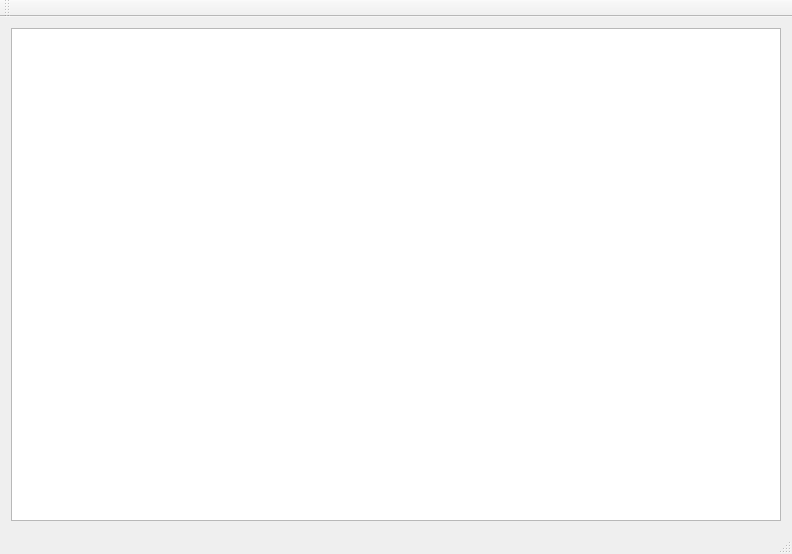
<?xml version="1.0" encoding="UTF-8"?>
<ui version="4.0">
 <class>MainWindow</class>
 <widget class="QMainWindow" name="MainWindow">
  <property name="geometry">
   <rect>
    <x>0</x>
    <y>0</y>
    <width>792</width>
    <height>554</height>
   </rect>
  </property>
  <property name="windowTitle">
   <string>MainWindow</string>
  </property>
  <widget class="QWidget" name="centralWidget">
   <layout class="QVBoxLayout" name="verticalLayout_2">
    <item>
     <layout class="QVBoxLayout" name="verticalLayout">
      <item>
       <widget class="QGraphicsView" name="graphicsView"/>
      </item>
     </layout>
    </item>
   </layout>
  </widget>
  <widget class="QMenuBar" name="menuBar">
   <property name="geometry">
    <rect>
     <x>0</x>
     <y>0</y>
     <width>792</width>
     <height>21</height>
    </rect>
   </property>
  </widget>
  <widget class="QToolBar" name="mainToolBar">
   <attribute name="toolBarArea">
    <enum>TopToolBarArea</enum>
   </attribute>
   <attribute name="toolBarBreak">
    <bool>false</bool>
   </attribute>
  </widget>
  <widget class="QStatusBar" name="statusBar"/>
 </widget>
 <layoutdefault spacing="6" margin="11"/>
 <resources/>
 <connections/>
</ui>
